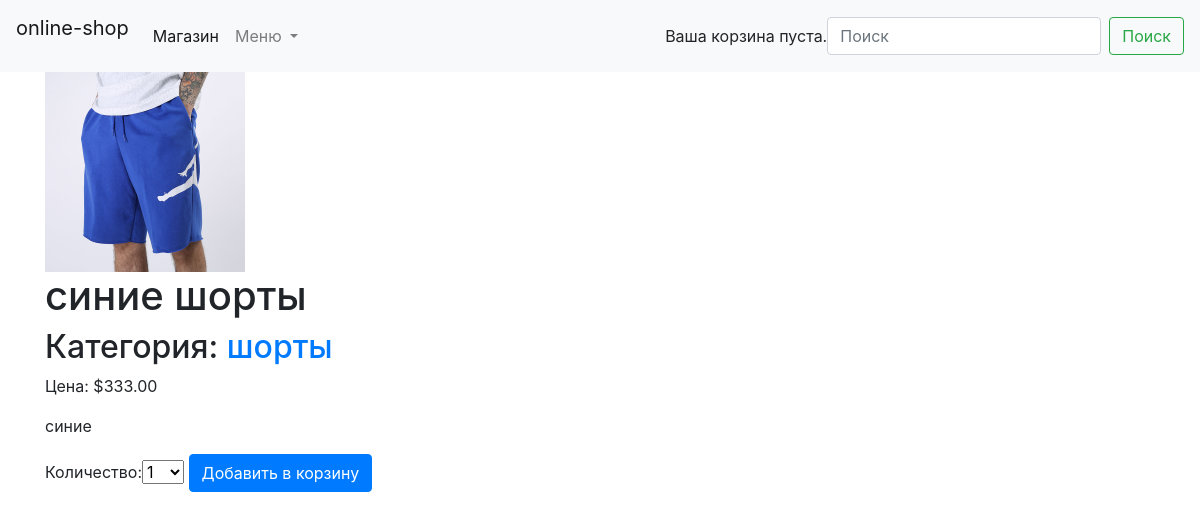
The page /5/sinie-shorty/ on the database as committed earlier.
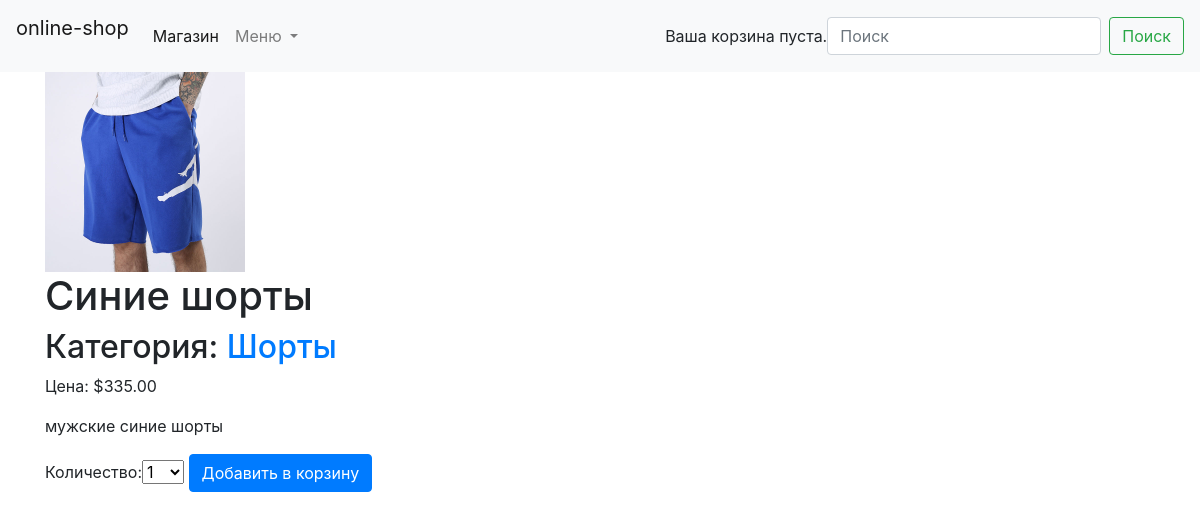
The same page on the database as committed later.
### shop/models.py (models this page shows, shortened)
class Product(models.Model):
    category = models.ForeignKey(
        Category,
        related_name='products',
        on_delete=models.CASCADE
    )
    name = models.CharField(max_length=200, db_index=True)
    slug = models.SlugField(max_length=200, db_index=True)
    image = models.ImageField(upload_to='produts/%Y/%m/%d', blank=True)
    description = models.TextField(blank=True)
    price = models.DecimalField(max_digits=10, decimal_places=2)
    available = models.BooleanField(default=True)
    created = models.DateTimeField(auto_now_add=True)
    updated = models.DateTimeField(auto_now=True)
    class Meta:
        ordering = ('name', )
        index_together = (('id', 'slug'), )

class Category(models.Model):
    name = models.CharField(max_length=200, db_index=True)
    slug = models.SlugField(max_length=200, unique=True)
    class Meta:
        ordering = ('name', )
        verbose_name = 'category'
        verbose_name_plural = 'categories'
    def __str__(self):
        return self.name
    def get_absolute_url(self):
        return reverse('shop:product_list_by_category', args=[self.slug])

### shop/views.py (the view)
# urls.py: path('<int:id>/<slug:slug>/', views.product_detail, name='product_detail'),
def product_detail(request, id, slug):
    product = get_object_or_404(Product, id=id, slug=slug, available=True)
    cart_product_form = CartAddProductForm()
    return render(request, 'shop/product/detail.html',
                  {'product': product,
                   'cart_product_form': cart_product_form})

### cart/forms.py
class CartAddProductForm(forms.Form):
    quantity = forms.TypedChoiceField(label='Количество', choices=PRODUCT_QUANTITY_CHOICES, coerce=int)
    update = forms.BooleanField(
        required=False,
        initial=False,
        widget=forms.HiddenInput
    )

### cart/cart.py (called while the page is built)
    def __len__(self):
        return sum(item['quantity'] for item in self.cart.values())

### cart/context_processors.py (called while the page is built)
def cart(request):
    return {'cart': Cart(request)}

### shop/templates/shop/product/detail.html (shortened to what this page needs)
{% extends "shop/base.html" %}
{% load static %}
{% block content %}
<div class="product-detail">
    <img src="{% if product.image %}{{ product.image.url }}{% else %}{% static 'img/no_image.png' %}{% endif %}">
    <h1>{{ product.name }}</h1>
    <h2>
        Категория: <a href="{{ product.category.get_absolute_url }}">{{product.category }}</a>
    </h2>
    <p class="price">Цена: ${{ product.price }}</p>
    <p>
        {{ product.description|linebreaks }}
    </p>
    <form action="{% url 'cart:cart_add' product.id %}" method="post">
    {{ cart_product_form }}
    <input class="btn btn-primary" type="submit" value="Добавить в корзину">
    </form>
</div>
{% endblock %}

Rows that differ between the two databases and show on the page:
changed Product: name "синие шорты" → "Синие шорты"; category "шорты" → "Шорты"; price "333.00" → "335.00"; description "синие" → "мужские синие шорты"
